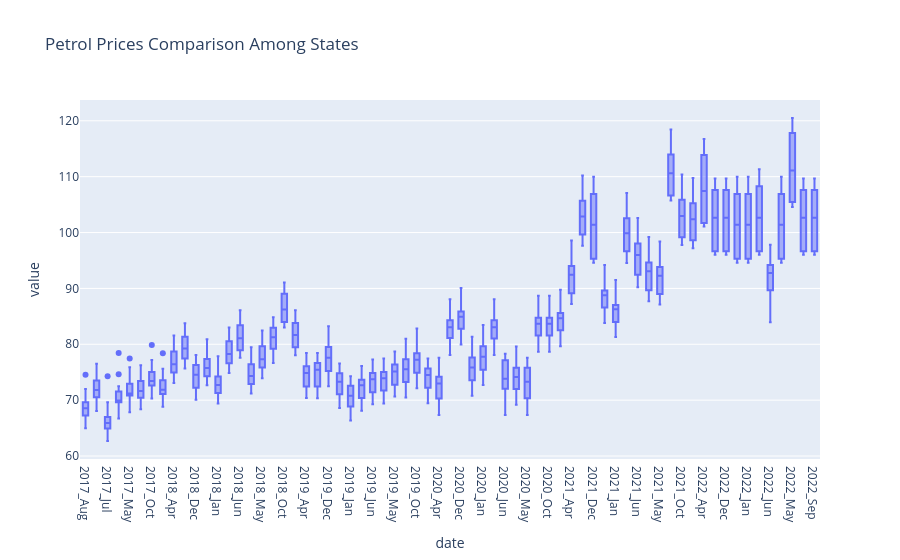

Notebook code cell kept with this figure:
### Code cell
fig2 = px.box(df, x='date', y=df.columns[1:], title='Petrol Prices Comparison Among States')
fig2.show()

### Figure 1 — Plotly figure (JSON) as saved in the notebook; plotly's stock layout.template omitted (floating-point values rounded to 4 significant figures; data arrays with more than 128 entries replaced by an {"elided": "..."} marker saying what was removed)
{"data": [{"alignmentgroup": "True", "hovertemplate": "date=%{x}<br>value=%{y}<extra></extra>", "legendgroup": "", "marker": {"color": "#636efa"}, "name": "", "notched": false, "offsetgroup": "", "orientation": "v", "showlegend": false, "type": "box", "x": {"elided": "1005 str values"}, "x0": " ", "xaxis": "x", "y": {"elided": "1005 float values"}, "y0": " ", "yaxis": "y"}], "layout": {"boxmode": "group", "legend": {"tracegroupgap": 0}, "title": {"text": "Petrol Prices Comparison Among States"}, "xaxis": {"anchor": "y", "domain": [0, 1], "title": {"text": "date"}}, "yaxis": {"anchor": "x", "domain": [0, 1], "title": {"text": "value"}}}}
